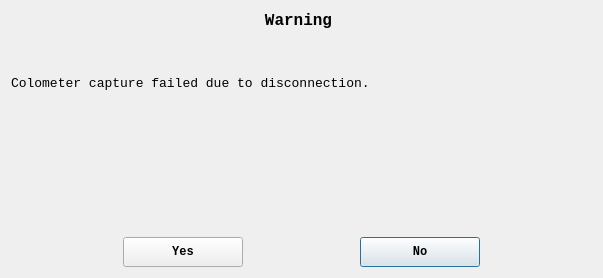
<?xml version="1.0" encoding="UTF-8"?>
<ui version="4.0">
 <class>TipsDialog</class>
 <widget class="QDialog" name="TipsDialog">
  <property name="geometry">
   <rect>
    <x>0</x>
    <y>0</y>
    <width>603</width>
    <height>278</height>
   </rect>
  </property>
  <property name="windowTitle">
   <string>Warning</string>
  </property>
  <layout class="QGridLayout" name="gridLayout_2">
   <item row="0" column="0">
    <layout class="QGridLayout" name="gridLayout" columnstretch="1,0">
     <item row="4" column="0" colspan="2">
      <layout class="QHBoxLayout" name="horizontalLayout">
       <item>
        <spacer name="horizontalSpacer_2">
         <property name="orientation">
          <enum>Qt::Horizontal</enum>
         </property>
         <property name="sizeHint" stdset="0">
          <size>
           <width>40</width>
           <height>20</height>
          </size>
         </property>
        </spacer>
       </item>
       <item>
        <widget class="QPushButton" name="pushButton_OK">
         <property name="minimumSize">
          <size>
           <width>120</width>
           <height>30</height>
          </size>
         </property>
         <property name="font">
          <font>
           <family>Consolas</family>
           <weight>75</weight>
           <bold>true</bold>
          </font>
         </property>
         <property name="text">
          <string>Yes</string>
         </property>
         <property name="autoDefault">
          <bool>false</bool>
         </property>
        </widget>
       </item>
       <item>
        <spacer name="horizontalSpacer">
         <property name="orientation">
          <enum>Qt::Horizontal</enum>
         </property>
         <property name="sizeHint" stdset="0">
          <size>
           <width>40</width>
           <height>20</height>
          </size>
         </property>
        </spacer>
       </item>
       <item>
        <widget class="QPushButton" name="pushButton_Cancel">
         <property name="minimumSize">
          <size>
           <width>120</width>
           <height>30</height>
          </size>
         </property>
         <property name="font">
          <font>
           <family>Consolas</family>
           <weight>75</weight>
           <bold>true</bold>
          </font>
         </property>
         <property name="text">
          <string>No</string>
         </property>
        </widget>
       </item>
       <item>
        <spacer name="horizontalSpacer_3">
         <property name="orientation">
          <enum>Qt::Horizontal</enum>
         </property>
         <property name="sizeHint" stdset="0">
          <size>
           <width>40</width>
           <height>20</height>
          </size>
         </property>
        </spacer>
       </item>
      </layout>
     </item>
     <item row="3" column="0">
      <spacer name="verticalSpacer">
       <property name="orientation">
        <enum>Qt::Vertical</enum>
       </property>
       <property name="sizeType">
        <enum>QSizePolicy::Expanding</enum>
       </property>
       <property name="sizeHint" stdset="0">
        <size>
         <width>20</width>
         <height>10</height>
        </size>
       </property>
      </spacer>
     </item>
     <item row="0" column="0">
      <widget class="QLabel" name="label_title">
       <property name="sizePolicy">
        <sizepolicy hsizetype="Preferred" vsizetype="Preferred">
         <horstretch>0</horstretch>
         <verstretch>0</verstretch>
        </sizepolicy>
       </property>
       <property name="font">
        <font>
         <family>Consolas</family>
         <pointsize>10</pointsize>
        </font>
       </property>
       <property name="text">
        <string>&lt;html&gt;&lt;head/&gt;&lt;body&gt;&lt;p align=&quot;center&quot;&gt;&lt;span style=&quot; font-size:12pt; font-weight:600;&quot;&gt;Warning&lt;/span&gt;&lt;/p&gt;&lt;/body&gt;&lt;/html&gt;</string>
       </property>
       <property name="alignment">
        <set>Qt::AlignLeading|Qt::AlignLeft|Qt::AlignVCenter</set>
       </property>
       <property name="wordWrap">
        <bool>true</bool>
       </property>
      </widget>
     </item>
     <item row="2" column="0" colspan="2">
      <widget class="QLabel" name="label">
       <property name="sizePolicy">
        <sizepolicy hsizetype="Preferred" vsizetype="Preferred">
         <horstretch>0</horstretch>
         <verstretch>0</verstretch>
        </sizepolicy>
       </property>
       <property name="font">
        <font>
         <family>Consolas</family>
         <pointsize>10</pointsize>
        </font>
       </property>
       <property name="text">
        <string>&lt;html&gt;&lt;head/&gt;&lt;body&gt;&lt;p&gt;Colometer capture failed due to disconnection.&lt;/p&gt;&lt;/body&gt;&lt;/html&gt;</string>
       </property>
       <property name="alignment">
        <set>Qt::AlignLeading|Qt::AlignLeft|Qt::AlignVCenter</set>
       </property>
       <property name="wordWrap">
        <bool>true</bool>
       </property>
      </widget>
     </item>
     <item row="1" column="0">
      <spacer name="verticalSpacer_2">
       <property name="orientation">
        <enum>Qt::Vertical</enum>
       </property>
       <property name="sizeType">
        <enum>QSizePolicy::Fixed</enum>
       </property>
       <property name="sizeHint" stdset="0">
        <size>
         <width>20</width>
         <height>40</height>
        </size>
       </property>
      </spacer>
     </item>
    </layout>
   </item>
  </layout>
 </widget>
 <layoutdefault spacing="6" margin="11"/>
 <tabstops>
  <tabstop>pushButton_Cancel</tabstop>
  <tabstop>pushButton_OK</tabstop>
 </tabstops>
 <resources/>
 <connections/>
</ui>
